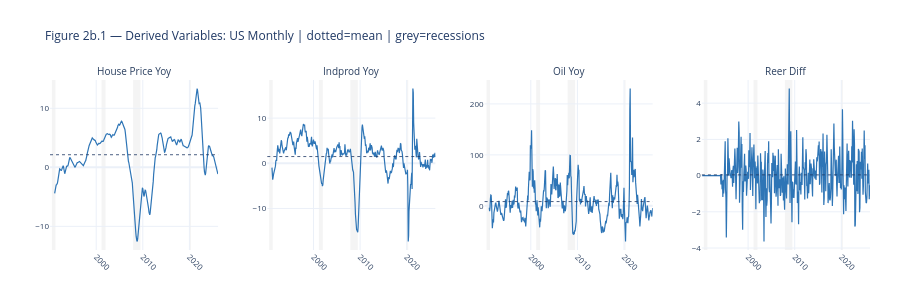

The code cell stored with this chart in its notebook:
### Code cell
DERIVED_USM = [
    'us_house_price_yoy',
    'us_indprod_yoy',
    'us_oil_yoy',
    'us_reer_diff',
]

fig = make_subplots(
    rows=1, cols=4,
    subplot_titles=[v.replace('us_', '').replace('_', ' ').title()
                    for v in DERIVED_USM],
    horizontal_spacing=0.06)

for i, var in enumerate(DERIVED_USM):
    fig.add_trace(go.Scatter(
        x=df_model_usm.index, y=df_model_usm[var],
        mode='lines', line=dict(color=BLUE, width=1.2),
        showlegend=False), row=1, col=i+1)
    fig.add_hline(y=df_model_usm[var].mean(), line_dash='dot',
                  line_color=NAVY, line_width=0.8, row=1, col=i+1)
    for s, e, _ in RECESSIONS_USM:
        fig.add_vrect(x0=s, x1=e, fillcolor='lightgrey', opacity=0.25,
                      layer='below', line_width=0, row=1, col=i+1)

fig.update_xaxes(tickangle=45, tickfont=dict(size=8), nticks=5)
fig.update_yaxes(tickfont=dict(size=8), nticks=5)
fig.update_annotations(font_size=10)
fig.update_layout(
    title=dict(
        text='Figure 2b.1 — Derived Variables: US Monthly | dotted=mean | grey=recessions',
        font=dict(size=12, color=NAVY)),
    template=TEMPLATE,
    height=300,
    margin=dict(t=80, b=50, l=50, r=30))
fig.show()

### Figure 1 — Plotly figure (JSON) as saved in the notebook; plotly's stock layout.template omitted (floating-point values rounded to 4 significant figures; data arrays with more than 128 entries replaced by an {"elided": "..."} marker saying what was removed)
{"data": [{"line": {"color": "#2E75B6", "width": 1.2}, "mode": "lines", "showlegend": false, "type": "scatter", "x": {"elided": "434 str values"}, "xaxis": "x", "y": {"elided": "434 float values"}, "yaxis": "y"}, {"line": {"color": "#2E75B6", "width": 1.2}, "mode": "lines", "showlegend": false, "type": "scatter", "x": {"elided": "434 str values"}, "xaxis": "x2", "y": {"elided": "434 float values"}, "yaxis": "y2"}, {"line": {"color": "#2E75B6", "width": 1.2}, "mode": "lines", "showlegend": false, "type": "scatter", "x": {"elided": "434 str values"}, "xaxis": "x3", "y": {"elided": "434 float values"}, "yaxis": "y3"}, {"line": {"color": "#2E75B6", "width": 1.2}, "mode": "lines", "showlegend": false, "type": "scatter", "x": {"elided": "434 str values"}, "xaxis": "x4", "y": {"elided": "434 float values"}, "yaxis": "y4"}], "layout": {"annotations": [{"font": {"size": 10}, "showarrow": false, "text": "House Price Yoy", "x": 0.1025, "xanchor": "center", "xref": "paper", "y": 1, "yanchor": "bottom", "yref": "paper"}, {"font": {"size": 10}, "showarrow": false, "text": "Indprod Yoy", "x": 0.3675, "xanchor": "center", "xref": "paper", "y": 1, "yanchor": "bottom", "yref": "paper"}, {"font": {"size": 10}, "showarrow": false, "text": "Oil Yoy", "x": 0.6325, "xanchor": "center", "xref": "paper", "y": 1, "yanchor": "bottom", "yref": "paper"}, {"font": {"size": 10}, "showarrow": false, "text": "Reer Diff", "x": 0.8975, "xanchor": "center", "xref": "paper", "y": 1, "yanchor": "bottom", "yref": "paper"}], "height": 300, "margin": {"b": 50, "l": 50, "r": 30, "t": 80}, "shapes": [{"line": {"color": "#1F3864", "dash": "dot", "width": 0.8}, "type": "line", "x0": 0, "x1": 1, "xref": "x domain", "y0": 2.131, "y1": 2.131, "yref": "y"}, {"fillcolor": "lightgrey", "layer": "below", "line": {"width": 0}, "opacity": 0.25, "type": "rect", "x0": "1990-07-01", "x1": "1991-03-31", "xref": "x", "y0": 0, "y1": 1, "yref": "y domain"}, {"fillcolor": "lightgrey", "layer": "below", "line": {"width": 0}, "opacity": 0.25, "type": "rect", "x0": "2001-03-01", "x1": "2001-12-31", "xref": "x", "y0": 0, "y1": 1, "yref": "y domain"}, {"fillcolor": "lightgrey", "layer": "below", "line": {"width": 0}, "opacity": 0.25, "type": "rect", "x0": "2007-12-01", "x1": "2009-06-30", "xref": "x", "y0": 0, "y1": 1, "yref": "y domain"}, {"fillcolor": "lightgrey", "layer": "below", "line": {"width": 0}, "opacity": 0.25, "type": "rect", "x0": "2020-02-01", "x1": "2020-04-30", "xref": "x", "y0": 0, "y1": 1, "yref": "y domain"}, {"line": {"color": "#1F3864", "dash": "dot", "width": 0.8}, "type": "line", "x0": 0, "x1": 1, "xref": "x2 domain", "y0": 1.485, "y1": 1.485, "yref": "y2"}, {"fillcolor": "lightgrey", "layer": "below", "line": {"width": 0}, "opacity": 0.25, "type": "rect", "x0": "1990-07-01", "x1": "1991-03-31", "xref": "x2", "y0": 0, "y1": 1, "yref": "y2 domain"}, {"fillcolor": "lightgrey", "layer": "below", "line": {"width": 0}, "opacity": 0.25, "type": "rect", "x0": "2001-03-01", "x1": "2001-12-31", "xref": "x2", "y0": 0, "y1": 1, "yref": "y2 domain"}, {"fillcolor": "lightgrey", "layer": "below", "line": {"width": 0}, "opacity": 0.25, "type": "rect", "x0": "2007-12-01", "x1": "2009-06-30", "xref": "x2", "y0": 0, "y1": 1, "yref": "y2 domain"}, {"fillcolor": "lightgrey", "layer": "below", "line": {"width": 0}, "opacity": 0.25, "type": "rect", "x0": "2020-02-01", "x1": "2020-04-30", "xref": "x2", "y0": 0, "y1": 1, "yref": "y2 domain"}, {"line": {"color": "#1F3864", "dash": "dot", "width": 0.8}, "type": "line", "x0": 0, "x1": 1, "xref": "x3 domain", "y0": 8.437, "y1": 8.437, "yref": "y3"}, {"fillcolor": "lightgrey", "layer": "below", "line": {"width": 0}, "opacity": 0.25, "type": "rect", "x0": "1990-07-01", "x1": "1991-03-31", "xref": "x3", "y0": 0, "y1": 1, "yref": "y3 domain"}, {"fillcolor": "lightgrey", "layer": "below", "line": {"width": 0}, "opacity": 0.25, "type": "rect", "x0": "2001-03-01", "x1": "2001-12-31", "xref": "x3", "y0": 0, "y1": 1, "yref": "y3 domain"}, {"fillcolor": "lightgrey", "layer": "below", "line": {"width": 0}, "opacity": 0.25, "type": "rect", "x0": "2007-12-01", "x1": "2009-06-30", "xref": "x3", "y0": 0, "y1": 1, "yref": "y3 domain"}, {"fillcolor": "lightgrey", "layer": "below", "line": {"width": 0}, "opacity": 0.25, "type": "rect", "x0": "2020-02-01", "x1": "2020-04-30", "xref": "x3", "y0": 0, "y1": 1, "yref": "y3 domain"}, {"line": {"color": "#1F3864", "dash": "dot", "width": 0.8}, "type": "line", "x0": 0, "x1": 1, "xref": "x4 domain", "y0": 0.03975, "y1": 0.03975, "yref": "y4"}, {"fillcolor": "lightgrey", "layer": "below", "line": {"width": 0}, "opacity": 0.25, "type": "rect", "x0": "1990-07-01", "x1": "1991-03-31", "xref": "x4", "y0": 0, "y1": 1, "yref": "y4 domain"}, {"fillcolor": "lightgrey", "layer": "below", "line": {"width": 0}, "opacity": 0.25, "type": "rect", "x0": "2001-03-01", "x1": "2001-12-31", "xref": "x4", "y0": 0, "y1": 1, "yref": "y4 domain"}, {"fillcolor": "lightgrey", "layer": "below", "line": {"width": 0}, "opacity": 0.25, "type": "rect", "x0": "2007-12-01", "x1": "2009-06-30", "xref": "x4", "y0": 0, "y1": 1, "yref": "y4 domain"}, {"fillcolor": "lightgrey", "layer": "below", "line": {"width": 0}, "opacity": 0.25, "type": "rect", "x0": "2020-02-01", "x1": "2020-04-30", "xref": "x4", "y0": 0, "y1": 1, "yref": "y4 domain"}], "title": {"font": {"color": "#1F3864", "size": 12}, "text": "Figure 2b.1 — Derived Variables: US Monthly | dotted=mean | grey=recessions"}, "xaxis": {"anchor": "y", "domain": [0, 0.205], "nticks": 5, "tickangle": 45, "tickfont": {"size": 8}}, "xaxis2": {"anchor": "y2", "domain": [0.265, 0.47], "nticks": 5, "tickangle": 45, "tickfont": {"size": 8}}, "xaxis3": {"anchor": "y3", "domain": [0.53, 0.735], "nticks": 5, "tickangle": 45, "tickfont": {"size": 8}}, "xaxis4": {"anchor": "y4", "domain": [0.795, 1], "nticks": 5, "tickangle": 45, "tickfont": {"size": 8}}, "yaxis": {"anchor": "x", "domain": [0, 1], "nticks": 5, "tickfont": {"size": 8}}, "yaxis2": {"anchor": "x2", "domain": [0, 1], "nticks": 5, "tickfont": {"size": 8}}, "yaxis3": {"anchor": "x3", "domain": [0, 1], "nticks": 5, "tickfont": {"size": 8}}, "yaxis4": {"anchor": "x4", "domain": [0, 1], "nticks": 5, "tickfont": {"size": 8}}}}
